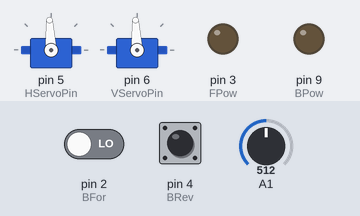
A sketch run on a simulated Arduino Uno, built with avr-gcc and run on an emulated ATmega328P. Parts: 2 × servo, output pins drawn as LEDs (lit = HIGH). Inputs (shaded band) come from the test bench; at power-on: pin 2 (BFor) LOW, pin 4 (BRev) HIGH, A1 = 512. What the sketch prints to the serial monitor is not drawn.

Above: at 0.1 s.
Timing chart, 0 to 1.6 s (numbered marks = the images above):
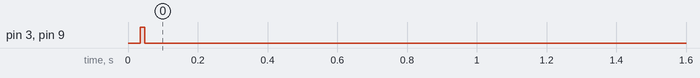

Measured:
- by itself, pin 3 (FPow), pin 9 (BPow): HIGH → LOW at 0.05 s

The sketch:

CentiBot_2SegmentPS2DD.ino
```cpp
#include <PS2X_lib.h>
#include <Servo.h>
//PS2 Stuff
PS2X ps2x; // create PS2 Controller Class
int error = 0;
byte type = 0;
byte vibrate = 0;


//Output (Servos)
Servo HServo;
Servo VServo;
double lxpos;
double lypos;
double rxpos;
double rypos;
int Hservopos;
int Vservopos;

//Joystick Variables
//Variable
const int JoyMin = 0;
const int JoyMax = 256;
//Calculated
const int JoyMid = (JoyMin+JoyMax)/2;

//Servo Variables
//Variable
const int HServoPin = 5;
const int VServoPin = 6;
const int ServoMin = 0;
const int ServoMax = 270;
const int MaxServoF = 2500;
const int MinServoF = 500;
const int HRange = 90; //Horizontal Range of motion in degrees
const int VRange = 40; //Vertical Range of motion in degrees
//Calculated
const int HMin = ((ServoMax-ServoMin)/2)-(HRange/2);
const int HMax = ((ServoMax-ServoMin)/2)+(HRange/2);
const int VMin = ((ServoMax-ServoMin)/2)-(VRange/2);
const int VMax = ((ServoMax-ServoMin)/2)+(VRange/2);

//Motor Variables
//Variable
const int FFor = 7;
const int FRev = 8;
const int FPow = 3;
const int BFor = 2;
const int BRev = 4;
const int BPow = 9;
int Pow;

const double DeadZP = .10;  //Deadzone percentage


void setup() {
 Serial.begin(57600);

 error = ps2x.config_gamepad(13,11,10,12, false, false);   //setup pins and settings:  GamePad(clock, command, attention, data, Pressures?, Rumble?) check for error

 if(error == 0){
   Serial.println("Found Controller, configured successful");
   Serial.println("Try out all the buttons, X will vibrate the controller, faster as you press harder;");
  Serial.println("holding L1 or R1 will print out the analog stick values.");
  Serial.println("Go to www.billporter.info for updates and to report bugs.");
 }

  else if(error == 1)
   Serial.println("No controller found, check wiring, see readme.txt to enable debug. visit www.billporter.info for troubleshooting tips");

  else if(error == 2)
   Serial.println("Controller found but not accepting commands. see readme.txt to enable debug. Visit www.billporter.info for troubleshooting tips");

  else if(error == 3)
   Serial.println("Controller refusing to enter Pressures mode, may not support it. ");

   //Serial.print(ps2x.Analog(1), HEX);

   type = ps2x.readType();
     switch(type) {
       case 0:
        Serial.println("Unknown Controller type");
       break;
       case 1:
        Serial.println("DualShock Controller Found");
       break;
       case 2:
         Serial.println("GuitarHero Controller Found");
       break;
     }


  HServo.attach(HServoPin);
  HServo.writeMicroseconds((MaxServoF+MinServoF)/2);
  VServo.attach(VServoPin);
  VServo.writeMicroseconds((MaxServoF+MinServoF)/2);
  pinMode(FPow, OUTPUT);
  pinMode(FFor, INPUT);
  pinMode(FRev, INPUT);

  digitalWrite(FFor, LOW);
  digitalWrite(FRev, LOW);
  analogWrite(FPow, 255);

  pinMode(BPow, OUTPUT);
  pinMode(BFor, INPUT);
  pinMode(BRev, INPUT);

  digitalWrite(BFor, LOW);
  digitalWrite(BRev, LOW);
  analogWrite(BPow, 255);


}

void loop() {
 if(error == 1) //skip loop if no controller found
  return;
 else {

    ps2x.read_gamepad(false, vibrate);    //necessary to read ps2 controller
    rxpos = ps2x.Analog(PSS_RX);
    rypos = ps2x.Analog(PSS_RY);
    lypos = ps2x.Analog(PSS_LY);
    lxpos = ps2x.Analog(PSS_LX);


    lxpos = DeadZone(lxpos,DeadZP,JoyMid);
    lypos = DeadZone(lypos,DeadZP,JoyMid);
    rxpos = DeadZone(rxpos,DeadZP,JoyMid);
    rypos = DeadZone(rypos,DeadZP,JoyMid);

    Serial.print("Joystick Position (x,y): ");
    Serial.print(rxpos,1);
    Serial.print(", ");
    Serial.println(lypos,1);

    //Begin Servo Control
    Hservopos = map(rxpos,JoyMin,JoyMax,HMin,HMax);
    Vservopos = map(rypos,JoyMin,JoyMax,VMin,VMax);

    Serial.print("Servo Position (H,V): ");
    Serial.print(Hservopos);
    Serial.print(", ");
    Serial.println(Vservopos);

    Hservopos = map(Hservopos,ServoMin,ServoMax,MinServoF,MaxServoF);
    Vservopos = map(Vservopos,ServoMin,ServoMax,MinServoF,MaxServoF);


    HServo.writeMicroseconds(Hservopos);
    VServo.writeMicroseconds(Vservopos);

    //Begin Motor Control
    Pow = (abs(lypos-JoyMid)*2);
    Serial.println(Pow);
    analogWrite(FPow,Pow);
    analogWrite(BPow,Pow);

    if(lypos > JoyMid){
      digitalWrite(FFor, HIGH);
      digitalWrite(FRev, LOW);

      digitalWrite(BFor, HIGH);
      digitalWrite(BRev, LOW);
      Serial.println("Reverse");
    }
    else{
      digitalWrite(FFor, LOW);
      digitalWrite(FRev, HIGH);

      digitalWrite(BFor, LOW);
      digitalWrite(BRev, HIGH);
      Serial.println("Forward");

    }
    Serial.print(map(analogRead(BPow),0,1023,0,255));
    Serial.print(", ");
    Serial.print(digitalRead(BFor));
    Serial.print(", ");
    Serial.println(digitalRead(BRev));
    }

  //delay(200);
}


int DeadZone(int Value,double ZP,int Mid){
  if(Value > (Mid-Mid*(ZP/2)) && Value < (Mid+Mid*(ZP/2)))  //Dead Zone Application
  {
    return Mid;
  }
  else{
    return Value;
  }
}
```
